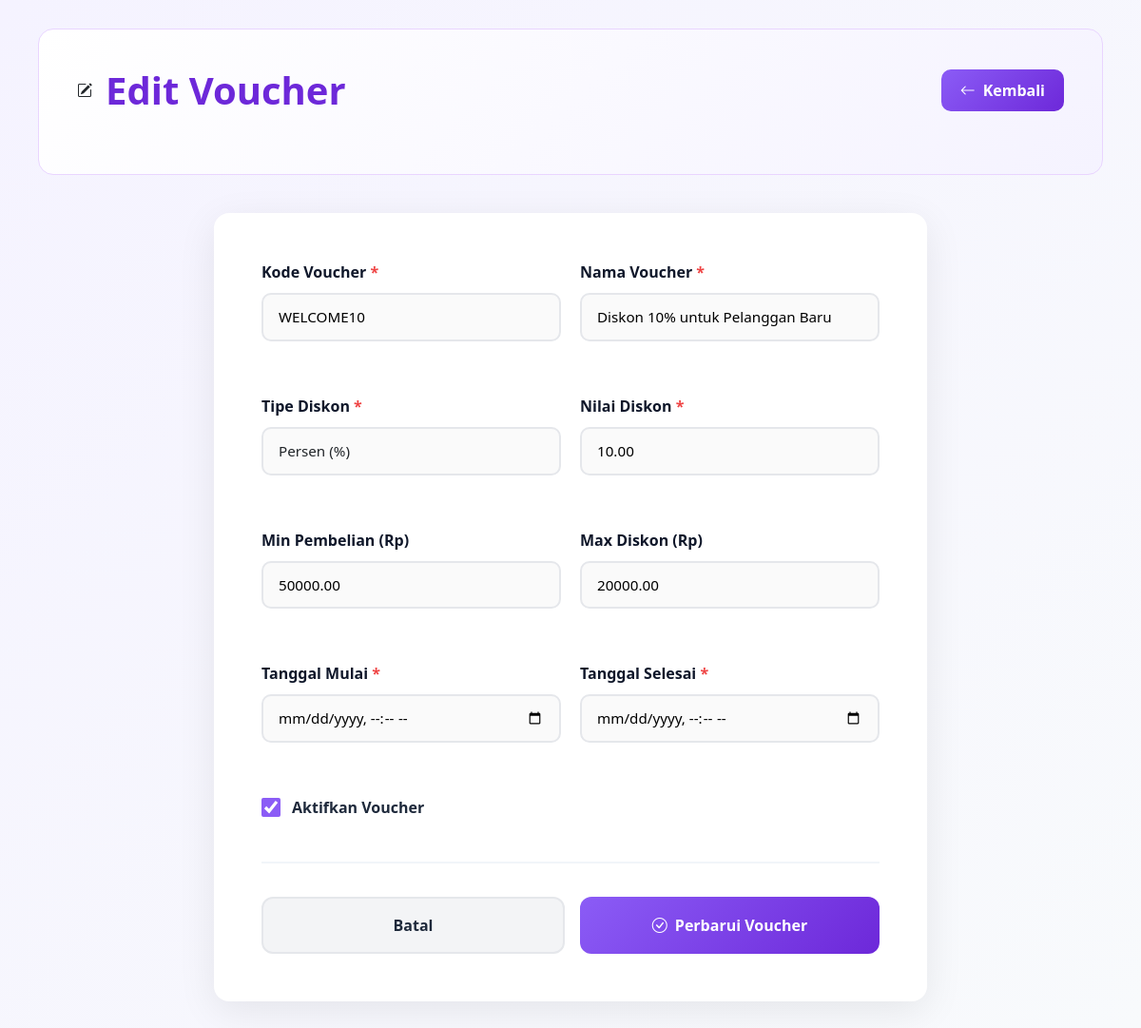
The page /admin/pages/voucher/edit.php?id=1 (signed in) on the database its author committed.
### tables this page shows
CREATE TABLE IF NOT EXISTS `voucher` (
  `id` int(11) NOT NULL AUTO_INCREMENT,
  `kode` varchar(50) NOT NULL UNIQUE,
  `nama` varchar(100) NOT NULL,
  `tipe` enum('persen','nominal') NOT NULL,
  `nilai` decimal(10,2) NOT NULL,
  `min_pembelian` decimal(10,2) DEFAULT 0,
  `max_diskon` decimal(10,2) DEFAULT NULL,
  `kuota` int(11) DEFAULT NULL,
  `terpakai` int(11) DEFAULT 0,
  `tanggal_mulai` date NOT NULL,
  `tanggal_selesai` date NOT NULL,
  `aktif` tinyint(1) DEFAULT 1,
  `created_at` timestamp NOT NULL DEFAULT CURRENT_TIMESTAMP,
  PRIMARY KEY (`id`),
  KEY `idx_kode` (`kode`),
  KEY `idx_aktif` (`aktif`)
);

### config/routes.php (called while the page is built)
<?php
return [
    'dashboard' => 'admin/pages/dashboard/dashboard.php',
    'login' => 'admin/login.php',
    'logout' => 'admin/logout.php',
    'kategori.index' => 'admin/pages/kategori/index.php',
    'kategori.create' => 'admin/pages/kategori/create.php',
    'kategori.edit' => 'admin/pages/kategori/edit.php',
    'kategori.delete' => 'admin/pages/kategori/delete.php',
    'ongkos-kirim.index' => 'admin/pages/ongkos-kirim/index.php',
    'ongkos-kirim.create' => 'admin/pages/ongkos-kirim/create.php',
    'ongkos-kirim.edit' => 'admin/pages/ongkos-kirim/edit.php',
    'ongkos-kirim.delete' => 'admin/pages/ongkos-kirim/delete.php',
    'voucher.index' => 'admin/pages/voucher/index.php',
    'voucher.create' => 'admin/pages/voucher/create.php',
    'voucher.edit' => 'admin/pages/voucher/edit.php',
    'voucher.delete' => 'admin/pages/voucher/delete.php',
    'products.index' => 'admin/pages/products/index.php',
    'products.create' => 'admin/pages/products/create.php',
    'products.edit' => 'admin/pages/products/edit.php',
    'products.delete' => 'admin/pages/products/delete.php',
    'products.reviews' => 'admin/pages/products/reviews.php',
    'transactions.index' => 'admin/pages/transactions/index.php',
    'transactions.detail' => 'admin/pages/transactions/detail.php',
    'transactions.invoice' => 'admin/pages/transactions/invoice.php',
    'review.index' => 'admin/messages/index.php',
];

### helpers/RouteHelper.php (called while the page is built, shortened)
<?php
function route($routeName, $params = [])
{
    static $routes = null;
    if ($routes === null) {
        $routes = require __DIR__ . '/../config/routes.php';
    }
    $path = $routes[$routeName];
    $basePath = '/sayur_mayur_app/';
    if (strpos($path, '/') !== 0) {
        $path = '/' . $path;
    }
    $path = $basePath . ltrim($path, '/');
    return $path;
}

### admin/pages/voucher/edit.php (the view, shortened to what this page needs)
<?php
include '../../../config/koneksi.php';
require_once '../../../helpers/RouteHelper.php';
$id = (int)($_GET['id'] ?? 0);
$stmt = mysqli_prepare($conn, "SELECT * FROM voucher WHERE id = ?");
mysqli_stmt_bind_param($stmt, "i", $id);
mysqli_stmt_execute($stmt);
$item = mysqli_fetch_assoc(mysqli_stmt_get_result($stmt));
?>
<!DOCTYPE html>
<html lang="id">
<head>
  <link href="https://cdn.jsdelivr.net/npm/bootstrap@5.3.3/dist/css/bootstrap.min.css" rel="stylesheet">
  <link rel="stylesheet" href="https://cdn.jsdelivr.net/npm/bootstrap-icons@1.11.0/font/bootstrap-icons.css">
</head>
<body>
  <div class="admin-main">
      <div class="admin-content">
        <div class="page-header">
          <div class="page-header-top">
            <div class="page-header-title">
              <i class="bi bi-pencil-square"></i>
              <h1>Edit Voucher</h1>
            </div>
            <a href="<?= route('voucher.index') ?>" class="back-btn-header">
              <i class="bi bi-arrow-left"></i> Kembali
            </a>
          </div>
        </div>
        <div style="display: flex; justify-content: center; width: 100%;">
          <div class="form-card">
            <form method="POST">
              <div class="form-row">
                <div class="form-group">
                  <label class="form-label">Kode Voucher <span class="form-label-required">*</span></label>
                  <input type="text" name="kode" class="form-input" value="<?= htmlspecialchars($item['kode']); ?>" required>
                </div>
                <div class="form-group">
                  <label class="form-label">Nama Voucher <span class="form-label-required">*</span></label>
                  <input type="text" name="nama" class="form-input" value="<?= htmlspecialchars($item['nama']); ?>" required>
                </div>
              </div>
              <div class="form-row">
                <div class="form-group">
                  <label class="form-label">Tipe Diskon <span class="form-label-required">*</span></label>
                  <select name="tipe" class="form-select" required>
                    <option value="persen" <?= $item['tipe'] == 'persen' ? 'selected' : ''; ?>>Persen (%)</option>
                  </select>
                </div>
                <div class="form-group">
                  <label class="form-label">Nilai Diskon <span class="form-label-required">*</span></label>
                  <input type="number" name="nilai" class="form-input" value="<?= $item['nilai']; ?>" step="0.01" min="0" required>
                </div>
              </div>
              <div class="form-row">
                <div class="form-group">
                  <label class="form-label">Min Pembelian (Rp)</label>
                  <input type="number" name="min_pembelian" class="form-input" value="<?= $item['min_pembelian']; ?>" step="1000" min="0">
                </div>
                <div class="form-group">
                  <label class="form-label">Max Diskon (Rp)</label>
                  <input type="number" name="max_diskon" class="form-input" value="<?= $item['max_diskon']; ?>" step="1000" min="0">
                </div>
              </div>
              <div class="form-row">
                <div class="form-group">
                  <label class="form-label">Tanggal Mulai <span class="form-label-required">*</span></label>
                  <input type="datetime-local" name="tanggal_mulai" class="form-input" value="<?= str_replace(' ', 'T', $item['tanggal_mulai']); ?>" required>
                </div>
                <div class="form-group">
                  <label class="form-label">Tanggal Selesai <span class="form-label-required">*</span></label>
                  <input type="datetime-local" name="tanggal_selesai" class="form-input" value="<?= str_replace(' ', 'T', $item['tanggal_selesai']); ?>" required>
                </div>
              </div>
              <div class="form-group-checkbox">
                <input type="checkbox" id="aktif" name="aktif" class="form-checkbox" <?= $item['aktif'] == 1 ? 'checked' : ''; ?>>
                <label for="aktif" class="form-checkbox-label">Aktifkan Voucher</label>
              </div>
              <div class="form-actions">
                <a href="<?= route('voucher.index') ?>" class="btn-cancel">Batal</a>
                <button type="submit" class="btn-submit">
                  <i class="bi bi-check-circle"></i> Perbarui Voucher
                </button>
              </div>
            </form>
          </div>
        </div>
      </div>
  </div>
</body>
</html>

### admin/pages/voucher/edit.php (style rules this page uses)
* { margin: 0; padding: 0; box-sizing: border-box; }
body { font-family: 'Segoe UI'; background: linear-gradient(135deg, #f5f3ff 0%, #f8fafc 100%); min-height: 100vh; }
.admin-main { min-height: 100vh; display: flex; flex-direction: column; }
.admin-content { padding: 30px 40px; display: flex; flex-direction: column; flex: 1; width: 100%; }
.page-header { background: linear-gradient(135deg, #ffffff 0%, #f5f3ff 100%); border-radius: 16px; padding: 40px; margin-bottom: 40px; border: 1px solid #e9d5ff; }
.page-header-top { display: flex; align-items: center; justify-content: space-between; margin-bottom: 24px; }
.page-header-title { display: flex; align-items: center; gap: 14px; }
.page-header-title h1 { font-size: 2.5rem; font-weight: 900; color: #6d28d9; margin: 0; }
.back-btn-header { display: inline-flex; align-items: center; gap: 8px; padding: 10px 20px; background: linear-gradient(135deg, #8b5cf6 0%, #6d28d9 100%); color: white; border-radius: 10px; text-decoration: none; font-weight: 600; }
.form-card { background: white; border-radius: 16px; padding: 50px; box-shadow: 0 10px 40px rgba(0, 0, 0, 0.08); max-width: 750px; width: 100%; margin: 0 auto; }
.form-group { margin-bottom: 28px; }
.form-row { display: grid; grid-template-columns: repeat(2, 1fr); gap: 20px; margin-bottom: 28px; }
.form-label { font-weight: 700; color: #0f172a; margin-bottom: 10px; }
.form-label-required { color: #ef4444; }
.form-input, .form-select { width: 100%; padding: 12px 16px; border: 2px solid #e5e7eb; border-radius: 10px; font-size: 0.95rem; background: #fafafa; }
.form-group-checkbox { display: flex; align-items: center; gap: 12px; margin-top: 20px; }
.form-checkbox { width: 20px; height: 20px; accent-color: #8b5cf6; }
.form-checkbox-label { font-weight: 600; color: #1e293b; cursor: pointer; }
.form-actions { display: flex; gap: 16px; margin-top: 45px; padding-top: 35px; border-top: 2px solid #f1f5f9; }
.btn-submit { flex: 1; padding: 16px 32px; background: linear-gradient(135deg, #8b5cf6 0%, #6d28d9 100%); color: white; border: none; border-radius: 12px; font-weight: 700; cursor: pointer; display: flex; align-items: center; justify-content: center; gap: 8px; }
.btn-cancel { flex: 1; padding: 16px 32px; background: #f3f4f6; color: #1e293b; border: 2px solid #e5e7eb; border-radius: 12px; font-weight: 700; cursor: pointer; text-decoration: none; display: flex; align-items: center; justify-content: center; }

### rows shown on the page
voucher: kode "WELCOME10", nama "Diskon 10% untuk Pelanggan Baru", tipe "Persen (%)", nilai "10.00", min_pembelian "50000.00", max_diskon "20000.00", aktif "☑"
